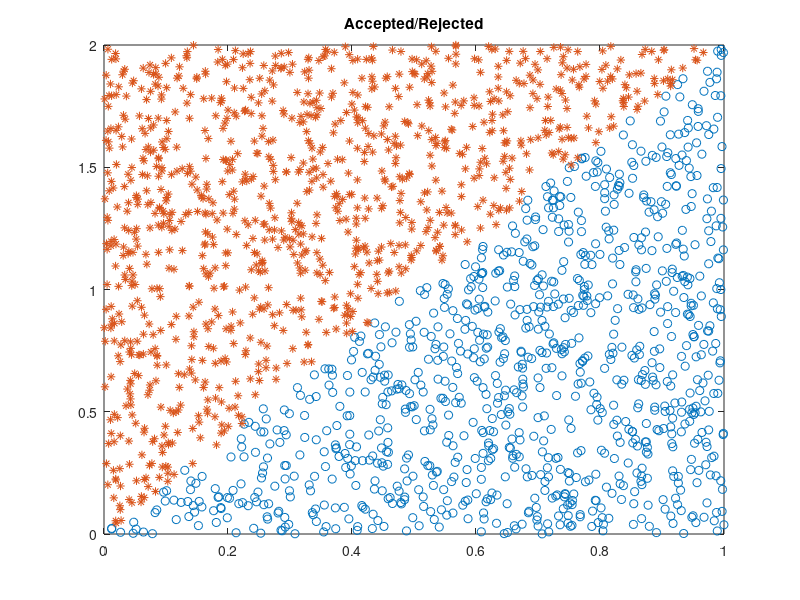

Write MATLAB code to recreate this figure.
% Example 4.4
% Computational Statistics Handbook with MATLAB, 2nd Edition
% Wendy L. and Angel R. Martinez

c = 2;   % constant 
n=1000;  % generate 1000 rv's
% set up the arrays to store variates
x = zeros(1,n); % random variates
xy = zeros(1,n); % corresponding y values
rej = zeros(1,n); % rejected variates
rejy = zeros(1,n); % corresponding y values
irv=1;			
irej=1;
while irv <= n
   y = rand(1);  % random number from g(y)
   u = rand(1);  % random number for comparison
   if u <= 2*y/c;
      x(irv)=y;
      xy(irv) = u*c;
      irv=irv+1;
   else
      rej(irej)= y;
      rejy(irej) = u*c; % really comparing u*c<=2*y
      irej = irej + 1;
   end
end
figure(1)
plot(x,xy,'o',rej,rejy,'*')
axis ([0 1 0 c])
title('Accepted/Rejected')
